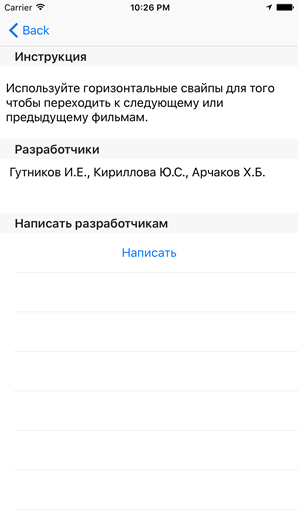
#> input picture Lab1/images/5.png, 298 x 529 px
$ python main.py
#> lines starting #> are read from the running program, lines starting #| are printed output that depends on the picture; long printed decimals are rounded
from matplotlib import pyplot as plt
import math
import numpy as np
import matplotlib.patches as mpatches
from skimage import data, io, filters, color, feature, morphology
from skimage.measure import label, regionprops
from skimage.color import label2rgb

#image = np.tri(10, 10, 0)
# Загрузка цифрового изображения
image = io.imread("images/5.png")
#> image is the input picture: shape (529, 298, 3); mean R, G, B 247.4, 247.6, 247.9
image_halftone = color.rgb2gray(image)

# Обработка фильтром
edges = filters.roberts(image_halftone)
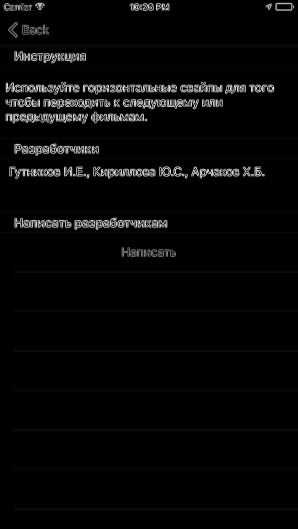
#> edges: shape (529, 298) float64; min 0, max 0.912, mean 0.0304
#io.imshow(edges)
#io.show()
print(edges.astype(bool))
#> (printed output is left out)

# Отметка интересеющих областей
label_image = label(edges.astype(bool))
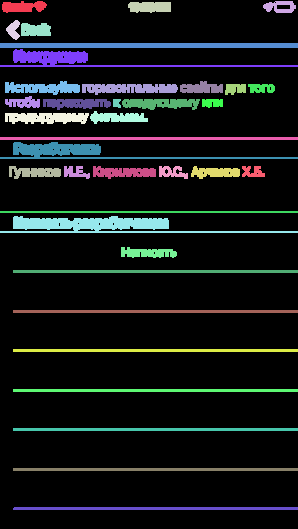
#> label_image: shape (529, 298) int32; 38 distinct labels, from 0 to 37; one colour per label, 0 black
print(label_image)
#> (printed output is left out)
# Наслойка отметок на картинку с фильтром
image_label_overlay = label2rgb(label_image, image=edges)
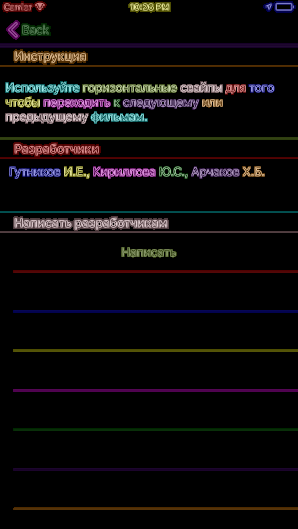
#> image_label_overlay: shape (529, 298, 3) float64; mean R, G, B 0.0503, 0.0403, 0.0412
# Создает дополнительную фигуру
fig, ax = plt.subplots(figsize=(10, 6))
ax.imshow(image)

coord = {}
i = 1

# В цикде проходтимся по всем местам, где есть отметки
for region in regionprops(label_image):

    # Получаем регионы с доcтаточным количеством отметок,
    # где отметка больше определенного размера
    if region.area >= 5:

        # Рисуем на них прямоугольники
        minr, minc, maxr, maxc = region.bbox
        rect = mpatches.Rectangle((minc, minr), maxc - minc, maxr - minr,
        fill=False, edgecolor='green', linewidth=1)
        ax.add_patch(rect)

        y0, x0 = region.centroid

        # для маркера
        ax.plot(x0, y0, 'rs', markersize=10)
        ax.text(x0, y0, str(i), fontsize=12)

        print("[%s] x0: %s y0: %s\n" % (i, x0, y0,))
        i += 1
#> this loop made 37 passes
#> (minr, minc, maxr, maxc, y0, x0) on passes 1 to 12: (1, 2, 13, 47, 6.38, 22.73), (1, 263, 13, 296, 6.36, 279.6), (2, 128, 13, 171, 6.55, 149.6), (20, 6, 40, 20, 29.37, 13.2), (23, 21, 36, 51, 29.52, 35.16), (43, 0, 48, 298, 45, 148.5), (49, 0, 67, 298, 60.27, 89.68), (81, 5, 95, 80, 87.72, 42.42), (81, 180, 93, 223, 87.72, 201.2), (84, 82, 95, 178, 88.06, 129.1), (84, 225, 95, 246, 88.33, 234.8), (84, 248, 93, 275, 87.76, 261.1)
#| [1] x0: 22.727 y0: 6.383
#| [2] x0: 279.569 y0: 6.362
#| [3] x0: 149.552 y0: 6.547
#| [4] x0: 13.198 y0: 29.371
#| [5] x0: 35.156 y0: 29.524
#| [6] x0: 148.5 y0: 45.0
#| [7] x0: 89.684 y0: 60.266
#| [8] x0: 42.415 y0: 87.721
#> (further printed lines are left out)
#> after the loop, i = 38

ax.set_axis_off()
plt.tight_layout()
plt.show()
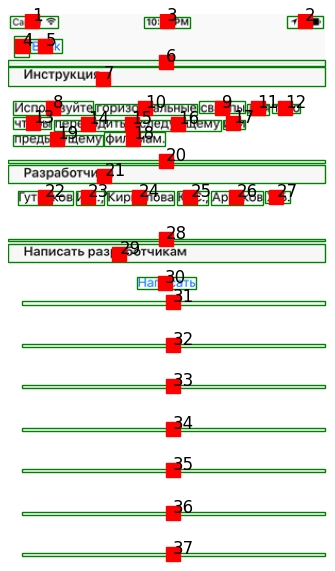
#> figure drawn by matplotlib, 1 panel

$ run again, with Lab1/images/1.png copied over Lab1/images/5.png
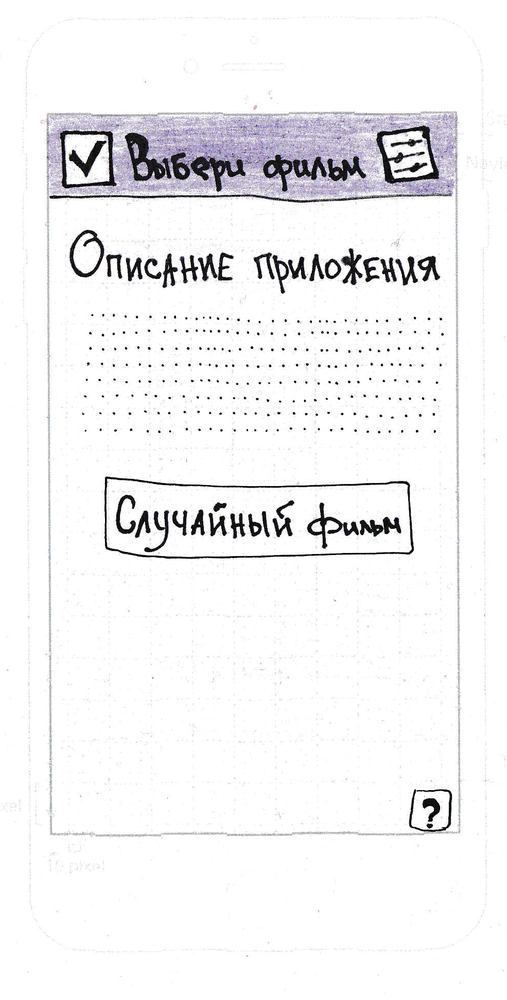
#> input picture Lab1/images/1.png, 507 x 1000 px, shrunk from 985 x 1944 before the run
#> image is the input picture: shape (1000, 507, 3); mean R, G, B 242.9, 242.6, 243.7
#> (printed output is left out)
#> label_image: shape (1000, 507) int32; 730 distinct labels, from 0 to 729
#> (printed output is left out)
#> `image_label_overlay = label2rgb(label_image, image=edges)`:
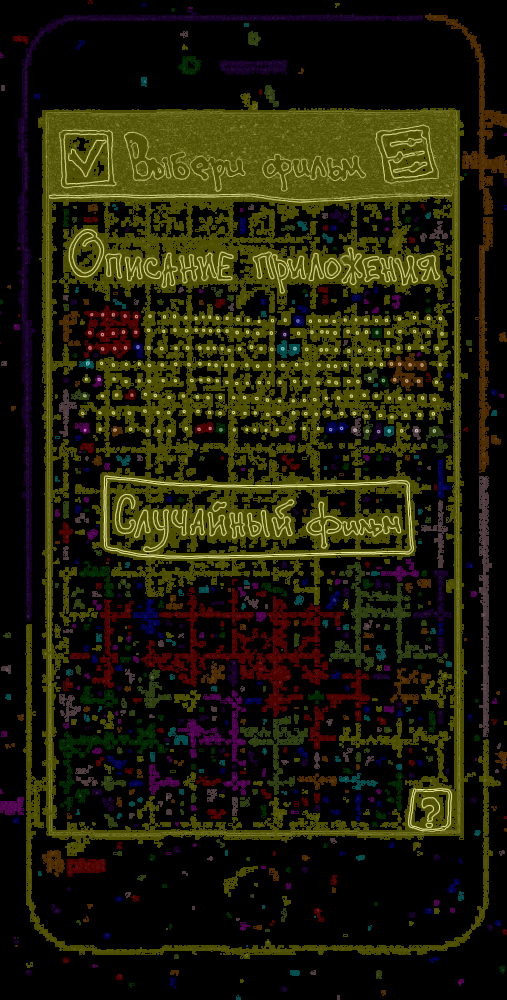
#> image_label_overlay: shape (1000, 507, 3) float64; mean R, G, B 0.13, 0.119, 0.0336
#> the loop `for region in regionprops(label_image):` made 729 passes
#> (minr, minc, maxr, maxc, y0, x0) on passes 1 to 8: (0, 88, 4, 93, 1.64, 90), (3, 141, 7, 147, 4.5, 143.5), (3, 335, 8, 340, 4.47, 336.6), (7, 188, 9, 193, 7.5, 190), (8, 171, 12, 175, 9.29, 172.5), (10, 18, 622, 423, 215, 93.94), (13, 425, 215, 507, 123, 480.4), (23, 244, 27, 249, 24.5, 246)
#> (printed output is left out)
#> after the loop `for region in regionprops(label_image):`: i = 705
#> `plt.show()`:
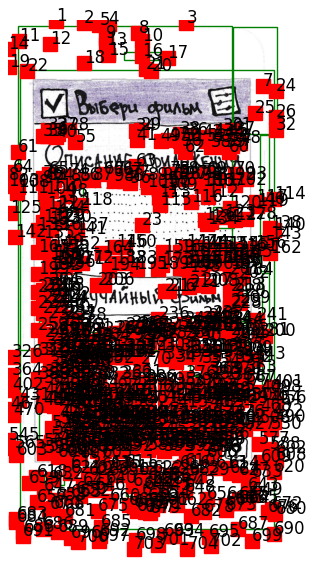
#> figure drawn by matplotlib, 1 panel
